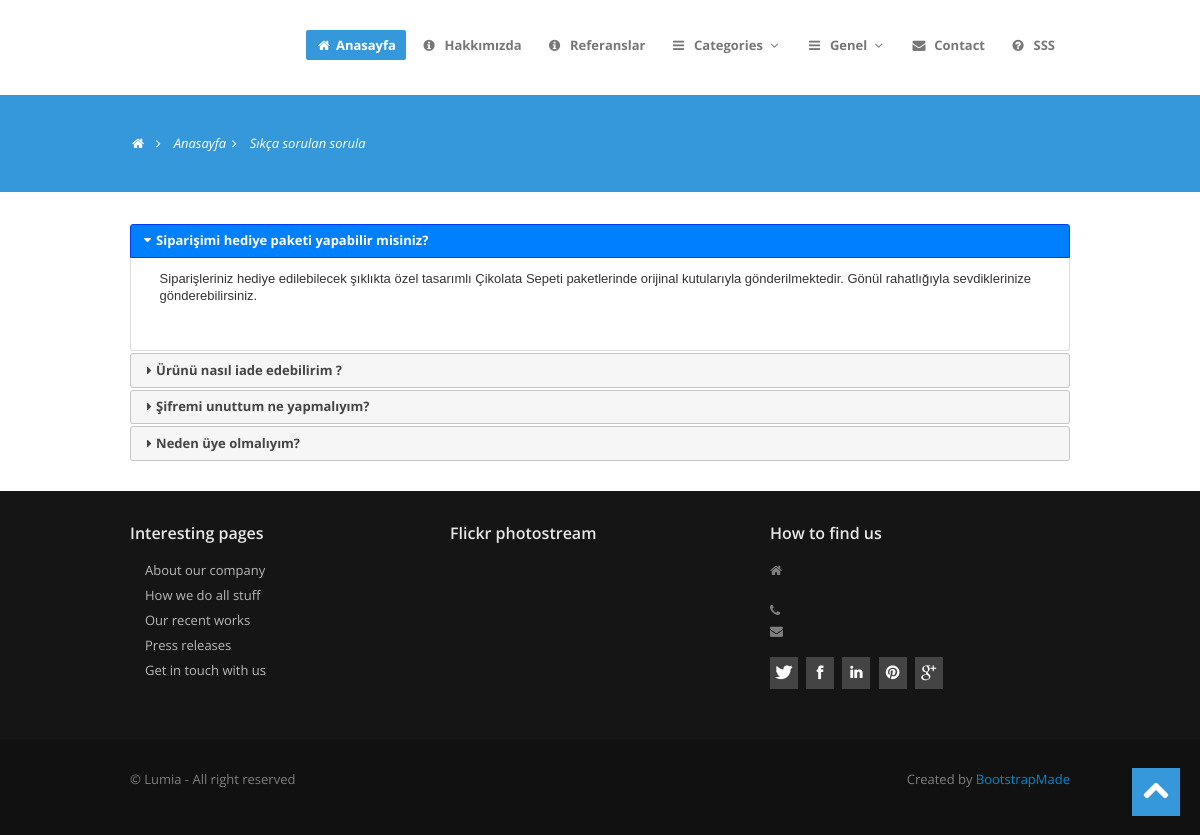
Screenshot of /sss/ with the database file from the repository.
### home/models.py (models this page shows, shortened)
class FAQ(models.Model):
    STATUS = (
        ('True', 'Evet'),
        ('False', 'Hayır'),
    )
    ordernumber = models.IntegerField()
    question= models.CharField(max_length=150)
    answer=models.TextField()
    status = models.CharField(max_length=10, choices=STATUS)
    created_at = models.DateTimeField(auto_now_add=True)
    updated_at = models.DateTimeField(auto_now=True)

### home/views.py (the view)
# urls.py: path('sss/', views.faq, name='faq'),
def faq(request):
    category = Category.objects.all()
    faq = FAQ.objects.all().order_by('ordernumber')
    context = {
        'faq': faq,
        'menu': menu,
        'category': category,
    }
    return render(request, 'faq.html', context)

### home/templates/faq.html (shortened to what this page needs)
{% extends "homebase.html" %}
{% block content %}
    <section id="subintro">
        <div class="container">
            <div class="row">
                <div class="span8">
                    <ul class="breadcrumb">
                        <li><a href="#"><i class="icon-home"></i></a><i class="icon-angle-right"></i></li>
                        <li><a href="/">Anasayfa</a><i class="icon-angle-right"></i></li>
                        <li class="active">Sıkça sorulan sorula</li>
                    </ul>
                </div>
            </div>
        </div>
    </section>
    <section id="maincontent">
        <div class="container">
            <div class="row">
                <div class="span12">
                    <div id="accordion">
                {% for rs in faq %}
                <h3><b>{{rs.question}}</b></h3>
                <div>
                    <p>
                        {{rs.answer}}
                    </p>
                </div>
                {% endfor %}
            </div>
                </div>
            </div>
        </div>
    </section>
{% endblock %}

### home/static/assets/css/style.css (style rules this page uses)
.row { margin-bottom:30px; }
#maincontent { z-index:1000; margin-top:0px; }
section#subintro { width: 100%; color: #fff; height:auto; margin: 0 auto; padding: 0; margin-bottom:30px; }
[class^="icon-"], [class*=" icon-"] { float:none; }
[class^="icon-"], [class*=" icon-"] { margin-top: 1px; margin-right: .3em; }
#subintro .breadcrumb { margin:30px 0 0; background:none; }
#subintro ul.breadcrumb li { margin-bottom:0; padding-bottom:0; color:#fff; font-style:italic; }
#subintro ul.breadcrumb li a { color:#fff; }
.breadcrumb > li { display: inline-block; *display: inline; line-height:1.6em; *zoom: 1; }

### home/static/assets/color/default.css (style rules this page uses)
a { color: #3498db; }
section#subintro { background: #3498db; }

### home/static/assets/css/overwrite.css (style rules this page uses)
body { margin: 0; font-family:'Open Sans', Arial, sans-serif; font-size: 13px; line-height: 1.6em; color: #666; background-color: #ffffff; }
p { margin: 0 0 15px; }
a { color: #0088cc; text-decoration: none; }
h1, h2, h3, h4, h5, h6 { color:#333; font-family: 'Open Sans', sans-serif; font-weight:600; line-height:1.5em; margin-top:0; margin-bottom:15px; }
h3 { font-size: 22px; }
.breadcrumb { padding: 8px 0; background-color: #fff; -webkit-border-radius: 0; -moz-border-radius: 0; border-radius: 0; }
.breadcrumb > li { text-shadow: none; }

### rows the page displays
FAQ: question "Siparişimi hediye paketi yapabilir misiniz?", answer "Siparişleriniz hediye edilebilecek şıklıkta özel tasarımlı Çikolata Sepeti paketlerinde orijinal kutularıyla gönderilmektedir. Gönül rahatlığıyla sevdiklerinize gönderebilirsiniz."
FAQ: question "Ürünü nasıl iade edebilirim ?"
FAQ: question "Şifremi unuttum ne yapmalıyım?"
FAQ: question "Neden üye olmalıyım?"
